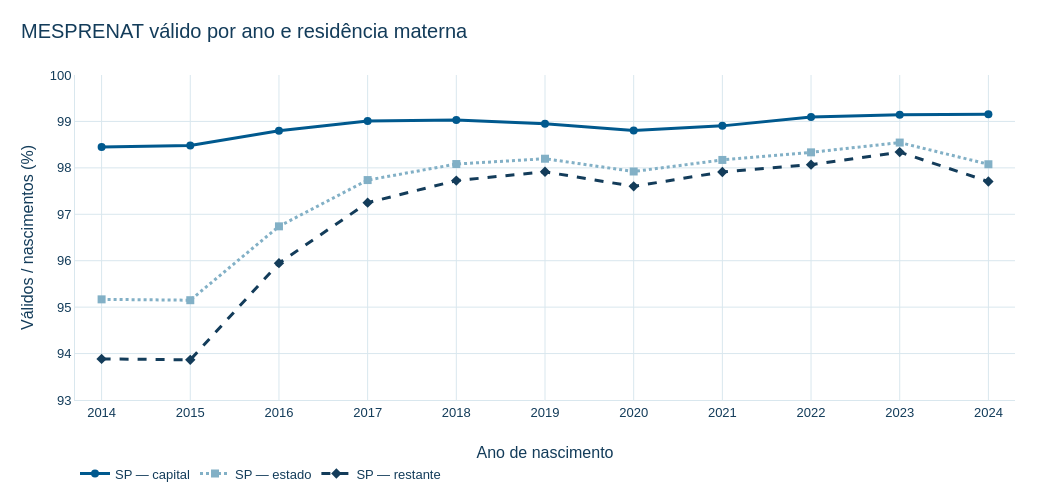

Here is the notebook cell this chart was saved with:
### Markdown cell above
## 7. Evolução da validade de MESPRENAT

Percentual de códigos 1–9 entre todos os nascimentos do ano/recorte. **Eixo vertical ampliado (93%–100%)** para mostrar diferenças em pontos percentuais. As linhas do estado e da capital se sobrepõem populacionalmente; capital versus restante é a comparação territorial disjunta.

As figuras são produzidas com Plotly e o tema IPT de `src/visualizacao.py`. Cada saída contém o objeto interativo e uma imagem PNG de apoio, permitindo leitura estática sem acesso à internet. A interação depende do suporte Plotly do visualizador Jupyter.

### Code cell
import base64
import json

def exibir_plotly(figura):
    # PNG de apoio e representação interativa na mesma saída, sem arquivos extras.
    png = figura.to_image(format="png", scale=1.5)
    display({
        "application/vnd.plotly.v1+json": json.loads(pio.to_json(figura)),
        "image/png": base64.b64encode(png).decode("ascii"),
        "text/plain": figura.layout.title.text,
    }, raw=True)

fig_mes = go.Figure()
for recorte in ORDEM:
    serie = dados[dados.recorte_id == recorte].set_index("ano").reindex(ANOS)
    fig_mes.add_scatter(
        x=ANOS, y=serie.pct_mesprenat_valido.tolist(),
        customdata=serie[["n_mesprenat_valido", "n_nascimentos"]].values.tolist(),
        name=NOMES[recorte], mode="lines+markers", connectgaps=False,
        line=dict(color=CORES[recorte], dash=TRACOS[recorte], width=3),
        marker=dict(symbol=MARCAS[recorte], size=8),
        hovertemplate="Ano %{x}<br>Válido: %{y:.2f}%<br>Válidos: %{customdata[0]:,.0f}"
                      "<br>Nascimentos: %{customdata[1]:,.0f}<extra>%{fullData.name}</extra>",
    )
aplicar_tema_base(fig_mes, "MESPRENAT válido por ano e residência materna")
fig_mes.update_layout(width=1050, height=500, separators=",.",
                      legend=dict(orientation="h", y=-0.18, x=0),
                      margin=dict(l=75, r=35, t=75, b=95))
fig_mes.update_xaxes(title="Ano de nascimento", tickmode="array", tickvals=ANOS,
                     tickformat="d", range=[2013.7, 2024.3])
fig_mes.update_yaxes(title="Válidos / nascimentos (%)", range=[93, 100], dtick=1)
exibir_plotly(fig_mes)

### Figure 1 — Plotly figure (JSON) as saved in the notebook; plotly's stock layout.template omitted (floating-point values rounded to 4 significant figures)
{"data": [{"connectgaps": false, "customdata": [[173111, 175840], [173640, 176313], [165292, 167303], [167621, 169299], [163755, 165355], [156925, 158587], [145373, 147133], [135234, 136732], [130857, 132050], [127619, 128720], [119768, 120789]], "hovertemplate": "Ano %{x}<br>Válido: %{y:.2f}%<br>Válidos: %{customdata[0]:,.0f}<br>Nascimentos: %{customdata[1]:,.0f}<extra>%{fullData.name}</extra>", "line": {"color": "#00598E", "dash": "solid", "width": 3}, "marker": {"size": 8, "symbol": "circle"}, "mode": "lines+markers", "name": "SP — capital", "type": "scatter", "x": [2014, 2015, 2016, 2017, 2018, 2019, 2020, 2021, 2022, 2023, 2024], "y": [98.45, 98.48, 98.8, 99.01, 99.03, 98.95, 98.8, 98.9, 99.1, 99.14, 99.15]}, {"connectgaps": false, "customdata": [[595453, 625687], [603272, 634026], [581833, 601437], [597957, 611803], [594522, 606146], [572675, 583191], [540831, 552310], [515630, 525239], [503981, 512520], [496577, 503910], [461835, 470887]], "hovertemplate": "Ano %{x}<br>Válido: %{y:.2f}%<br>Válidos: %{customdata[0]:,.0f}<br>Nascimentos: %{customdata[1]:,.0f}<extra>%{fullData.name}</extra>", "line": {"color": "#82B0C6", "dash": "dot", "width": 3}, "marker": {"size": 8, "symbol": "square"}, "mode": "lines+markers", "name": "SP — estado", "type": "scatter", "x": [2014, 2015, 2016, 2017, 2018, 2019, 2020, 2021, 2022, 2023, 2024], "y": [95.17, 95.15, 96.74, 97.74, 98.08, 98.2, 97.92, 98.17, 98.33, 98.54, 98.08]}, {"connectgaps": false, "customdata": [[422342, 449847], [429632, 457713], [416541, 434134], [430336, 442504], [430767, 440791], [415750, 424604], [395458, 405177], [380396, 388507], [373124, 380470], [368958, 375190], [342067, 350098]], "hovertemplate": "Ano %{x}<br>Válido: %{y:.2f}%<br>Válidos: %{customdata[0]:,.0f}<br>Nascimentos: %{customdata[1]:,.0f}<extra>%{fullData.name}</extra>", "line": {"color": "#133C5A", "dash": "dash", "width": 3}, "marker": {"size": 8, "symbol": "diamond"}, "mode": "lines+markers", "name": "SP — restante", "type": "scatter", "x": [2014, 2015, 2016, 2017, 2018, 2019, 2020, 2021, 2022, 2023, 2024], "y": [93.89, 93.86, 95.95, 97.25, 97.73, 97.91, 97.6, 97.91, 98.07, 98.34, 97.71]}], "layout": {"height": 500, "legend": {"orientation": "h", "x": 0, "y": -0.18}, "margin": {"b": 95, "l": 75, "r": 35, "t": 75}, "separators": ",.", "title": {"text": "MESPRENAT válido por ano e residência materna"}, "width": 1050, "xaxis": {"range": [2014.0, 2024.0], "tickformat": "d", "tickmode": "array", "tickvals": [2014, 2015, 2016, 2017, 2018, 2019, 2020, 2021, 2022, 2023, 2024], "title": {"text": "Ano de nascimento"}}, "yaxis": {"dtick": 1, "range": [93, 100], "title": {"text": "Válidos / nascimentos (%)"}}}}
